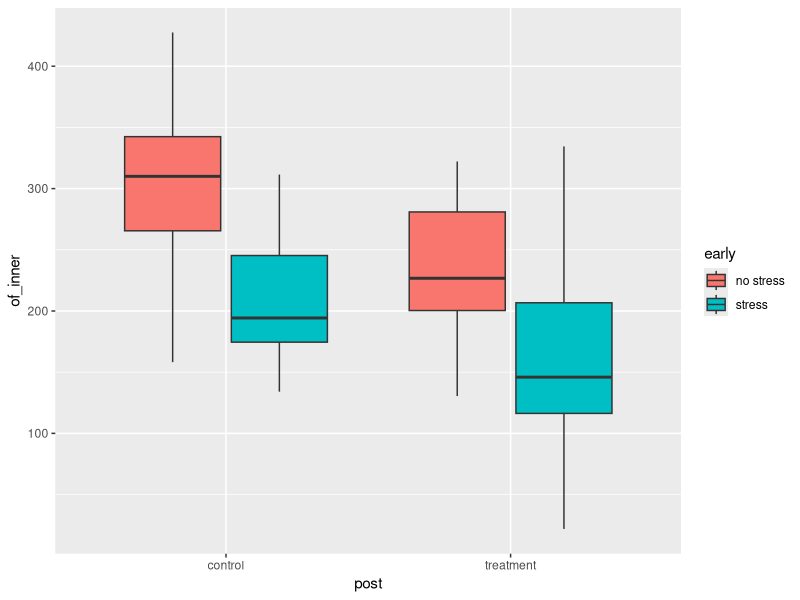
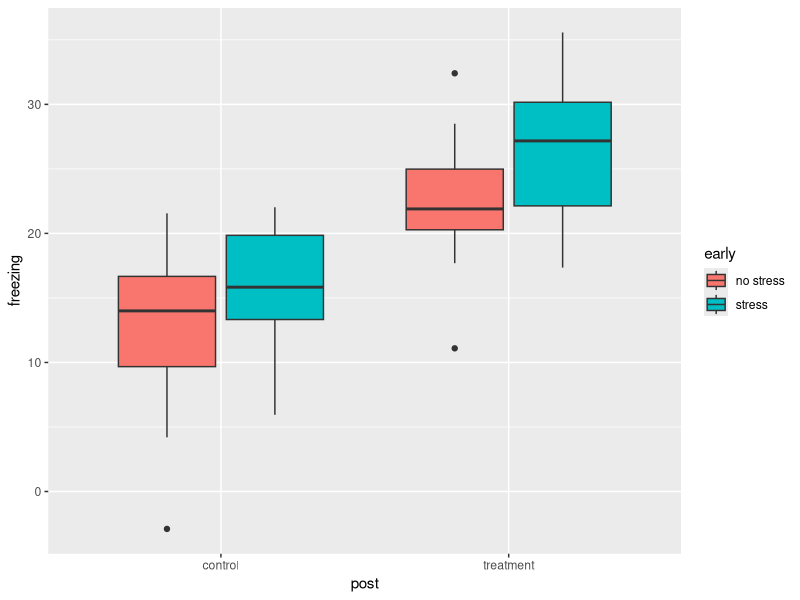
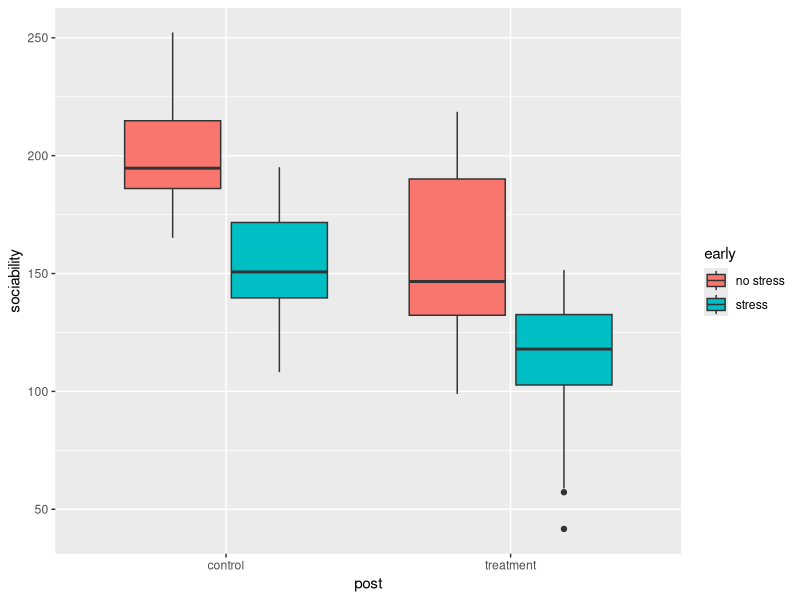
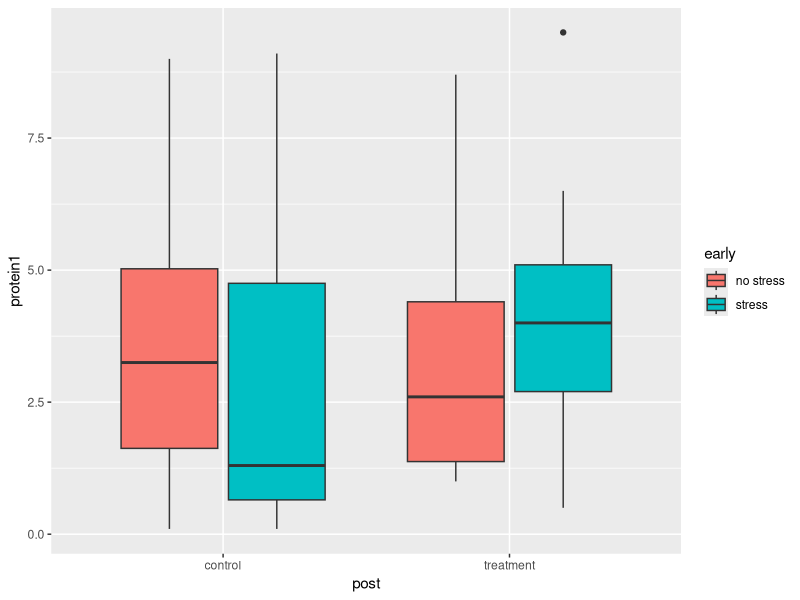
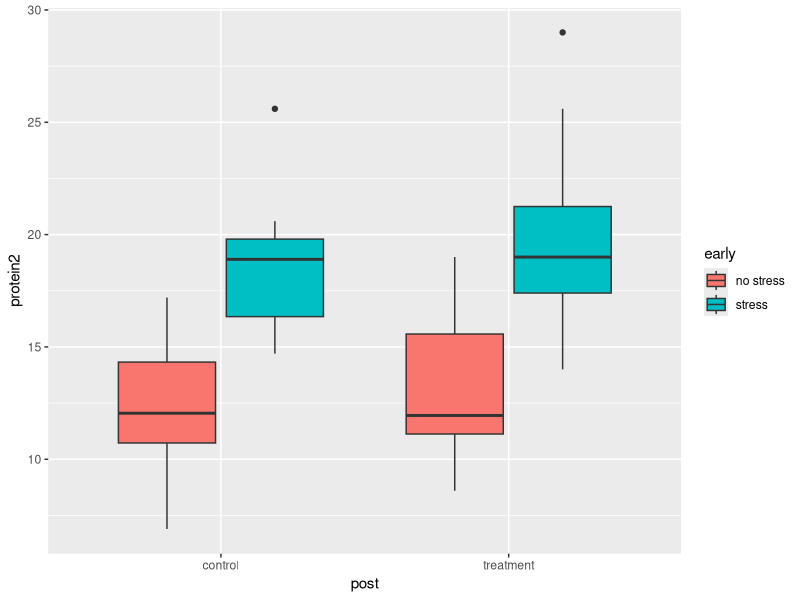

Generate these figures, in order, with R:
## ---- chunk 1
knitr::opts_chunk$set(echo = TRUE)
## ---- chunk 2
#libraries
library(tidyverse)
## ---- chunk 3
#set seed
set.seed(1)
## ---- chunk 4

df <- data.frame(
  id = 1:60,
  dam_id = rep(1:12, each = 5),
  sex = c("M","F"),
  early = rep(c("no stress", "stress"), each = 30),
  post = sample(c("control", "treatment"), 60, T)
)



#dam lg
lg1 <-  rnorm(n = 6, mean = 8, sd = 2)
lg2 <-  rnorm(n = 6, mean = 3, sd = 1)
lg1[lg1<0]<-0
lg2[lg2<0]<-0
df$dam_lg <- rep(c(lg1, lg2), each = 5)

#dam_nurse
n1 <-  rnorm(n = 6, mean = 70, sd = 8)
n2 <-  rnorm(n = 6, mean = 30, sd = 6)
df$dam_nurse <- rep(c(n1, n2), each = 5)


# wean_wt
df$wean_wt <-
ifelse(df$sex=="M", 
       (log(df$dam_nurse) * 1.025) + runif(n=60, min=5, max=12),
       (log(df$dam_nurse) * 1.005) + as.numeric(df$dam_id) * runif(60,0,0.5) + runif(n=60, min=4, max=10))



# behavior - 1
#sex * lg * early * post
df$of_inner <-
runif(60, 300, 400) + 
  (as.numeric(as.factor(df$dam_id))+18) * runif(60,0,2) +
  ((as.numeric(as.factor(df$dam_id))-25) * runif(60,0,1)) +
  as.numeric(as.factor(df$sex))*runif(60,40,60) + 
  (as.numeric(as.factor(df$dam_lg))*3.5) + 
  (as.numeric(as.factor(df$early)) * -10 * runif(60,5,15)) +
  (as.numeric(as.factor(df$post)) * -12 * runif(60,1,8))
  
df$of_inner[df$of_inner<0] <- 0 

# behavior - 2 
# post
df$freezing <- 
  runif(60, 0, 20) + 
  ((as.numeric(as.factor(df$dam_id))-18) * runif(60,0,1)) +
  (as.numeric(as.factor(df$post)) * 3.5 * runif(60,2.5,2.8))




# behavior - 3
# early * post

df$sociability <-
  runif(60, 260, 320) +
   (as.numeric(as.factor(df$dam_id)) * runif(60,-1,2))+
  ((as.numeric(as.factor(df$early)) * -10 * runif(60,5,6.5))) +
  ((as.numeric(as.factor(df$post)) * -12 * runif(60,1,4.8)))






# brain -1 
#sex * wean * early
df$protein1 <-
  round(
    abs(
    runif(60, 0, 4) +
      (as.numeric(df$dam_id) * runif(60,0,0.5)) +
  ((as.numeric(as.factor(df$sex)) * -1 * runif(60,1,1.5))) +
  ((as.numeric(as.factor(df$early)) * -1.2 * runif(60,1,4.8))) +
  ((as.numeric(as.factor(df$wean)) * 0.2 * runif(60,0,1.1)))
  ),1)



# brain - 2
#sex * early * post

df$protein2 <-
  round(
    abs(
      runif(60, 0, 6) +
        (as.numeric(as.factor(df$dam_id)) * runif(60,0,0.5)) +
        ((as.numeric(as.factor(df$dam_id))+12) * runif(60,0,0.2)) +
        ((as.numeric(as.factor(df$early)) * 3.1 * runif(60,1,1.8))) +
        ((as.numeric(as.factor(df$post)) * 1.3 * runif(60,0,3.1)))
    ),1)

## ---- chunk 5
head(df)

## ---- chunk 6

ggplot(df, aes(x=post, y=of_inner, fill=early)) + 
  geom_boxplot()

ggplot(df, aes(x=post, y=freezing, fill=early)) + 
  geom_boxplot()

ggplot(df, aes(x=post, y=sociability, fill=early)) + 
  geom_boxplot()

ggplot(df, aes(x=post, y=protein1, fill=early)) + 
  geom_boxplot()

ggplot(df, aes(x=post, y=protein2, fill=early)) + 
  geom_boxplot()

## ---- chunk 7
saveRDS(df,'df.RDS')
